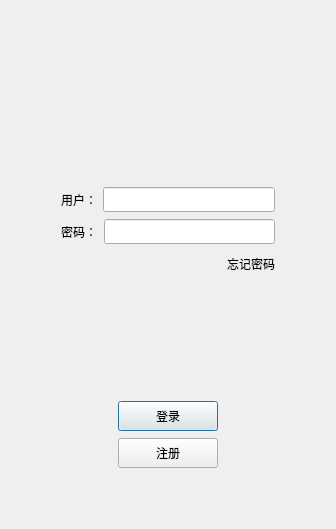
<?xml version="1.0" encoding="UTF-8"?>
<ui version="4.0">
 <class>LoginDialog</class>
 <widget class="QDialog" name="LoginDialog">
  <property name="geometry">
   <rect>
    <x>0</x>
    <y>0</y>
    <width>336</width>
    <height>529</height>
   </rect>
  </property>
  <property name="minimumSize">
   <size>
    <width>320</width>
    <height>520</height>
   </size>
  </property>
  <property name="maximumSize">
   <size>
    <width>336</width>
    <height>529</height>
   </size>
  </property>
  <property name="windowTitle">
   <string>Dialog</string>
  </property>
  <layout class="QVBoxLayout" name="verticalLayout_2">
   <item>
    <layout class="QVBoxLayout" name="verticalLayout">
     <property name="spacing">
      <number>7</number>
     </property>
     <property name="leftMargin">
      <number>50</number>
     </property>
     <property name="topMargin">
      <number>50</number>
     </property>
     <property name="rightMargin">
      <number>50</number>
     </property>
     <property name="bottomMargin">
      <number>50</number>
     </property>
     <item>
      <widget class="QWidget" name="widget" native="true">
       <layout class="QGridLayout" name="gridLayout">
        <item row="0" column="0">
         <widget class="QLabel" name="label">
          <property name="text">
           <string/>
          </property>
          <property name="pixmap">
           <pixmap resource="rc.qrc">:/res/ice.png</pixmap>
          </property>
          <property name="alignment">
           <set>Qt::AlignCenter</set>
          </property>
         </widget>
        </item>
        <item row="1" column="0">
         <spacer name="verticalSpacer">
          <property name="orientation">
           <enum>Qt::Vertical</enum>
          </property>
          <property name="sizeHint" stdset="0">
           <size>
            <width>20</width>
            <height>40</height>
           </size>
          </property>
         </spacer>
        </item>
       </layout>
      </widget>
     </item>
     <item>
      <layout class="QHBoxLayout" name="horizontalLayout">
       <property name="spacing">
        <number>6</number>
       </property>
       <item>
        <widget class="QLabel" name="user_lable">
         <property name="minimumSize">
          <size>
           <width>0</width>
           <height>25</height>
          </size>
         </property>
         <property name="maximumSize">
          <size>
           <width>16777215</width>
           <height>25</height>
          </size>
         </property>
         <property name="text">
          <string>用户：</string>
         </property>
        </widget>
       </item>
       <item>
        <widget class="QLineEdit" name="user_edit">
         <property name="minimumSize">
          <size>
           <width>0</width>
           <height>25</height>
          </size>
         </property>
         <property name="maximumSize">
          <size>
           <width>16777215</width>
           <height>25</height>
          </size>
         </property>
        </widget>
       </item>
      </layout>
     </item>
     <item>
      <layout class="QHBoxLayout" name="horizontalLayout_2">
       <item>
        <widget class="QLabel" name="pass_lable">
         <property name="minimumSize">
          <size>
           <width>0</width>
           <height>25</height>
          </size>
         </property>
         <property name="maximumSize">
          <size>
           <width>16777215</width>
           <height>25</height>
          </size>
         </property>
         <property name="text">
          <string>密码：</string>
         </property>
        </widget>
       </item>
       <item>
        <widget class="QLineEdit" name="pass_edit">
         <property name="minimumSize">
          <size>
           <width>0</width>
           <height>25</height>
          </size>
         </property>
         <property name="maximumSize">
          <size>
           <width>16777215</width>
           <height>25</height>
          </size>
         </property>
        </widget>
       </item>
      </layout>
     </item>
     <item>
      <layout class="QHBoxLayout" name="horizontalLayout_3">
       <item>
        <spacer name="horizontalSpacer">
         <property name="orientation">
          <enum>Qt::Horizontal</enum>
         </property>
         <property name="sizeHint" stdset="0">
          <size>
           <width>40</width>
           <height>20</height>
          </size>
         </property>
        </spacer>
       </item>
       <item>
        <widget class="ClickedLabel" name="forget_label">
         <property name="minimumSize">
          <size>
           <width>0</width>
           <height>25</height>
          </size>
         </property>
         <property name="maximumSize">
          <size>
           <width>16777215</width>
           <height>25</height>
          </size>
         </property>
         <property name="text">
          <string>忘记密码</string>
         </property>
        </widget>
       </item>
      </layout>
     </item>
     <item>
      <spacer name="verticalSpacer_2">
       <property name="orientation">
        <enum>Qt::Vertical</enum>
       </property>
       <property name="sizeHint" stdset="0">
        <size>
         <width>20</width>
         <height>40</height>
        </size>
       </property>
      </spacer>
     </item>
     <item>
      <layout class="QHBoxLayout" name="horizontalLayout_4">
       <item>
        <spacer name="horizontalSpacer_2">
         <property name="orientation">
          <enum>Qt::Horizontal</enum>
         </property>
         <property name="sizeHint" stdset="0">
          <size>
           <width>40</width>
           <height>20</height>
          </size>
         </property>
        </spacer>
       </item>
       <item>
        <widget class="QPushButton" name="login_button">
         <property name="minimumSize">
          <size>
           <width>100</width>
           <height>30</height>
          </size>
         </property>
         <property name="text">
          <string>登录</string>
         </property>
        </widget>
       </item>
       <item>
        <spacer name="horizontalSpacer_3">
         <property name="orientation">
          <enum>Qt::Horizontal</enum>
         </property>
         <property name="sizeHint" stdset="0">
          <size>
           <width>40</width>
           <height>20</height>
          </size>
         </property>
        </spacer>
       </item>
      </layout>
     </item>
     <item>
      <layout class="QHBoxLayout" name="horizontalLayout_5">
       <item>
        <spacer name="horizontalSpacer_5">
         <property name="orientation">
          <enum>Qt::Horizontal</enum>
         </property>
         <property name="sizeHint" stdset="0">
          <size>
           <width>40</width>
           <height>20</height>
          </size>
         </property>
        </spacer>
       </item>
       <item>
        <widget class="QPushButton" name="register_button">
         <property name="minimumSize">
          <size>
           <width>100</width>
           <height>30</height>
          </size>
         </property>
         <property name="text">
          <string>注册</string>
         </property>
        </widget>
       </item>
       <item>
        <spacer name="horizontalSpacer_4">
         <property name="orientation">
          <enum>Qt::Horizontal</enum>
         </property>
         <property name="sizeHint" stdset="0">
          <size>
           <width>40</width>
           <height>20</height>
          </size>
         </property>
        </spacer>
       </item>
      </layout>
     </item>
    </layout>
   </item>
  </layout>
 </widget>
 <customwidgets>
  <customwidget>
   <class>ClickedLabel</class>
   <extends>QLabel</extends>
   <header>clickedlabel.h</header>
  </customwidget>
 </customwidgets>
 <resources>
  <include location="rc.qrc"/>
 </resources>
 <connections/>
</ui>
